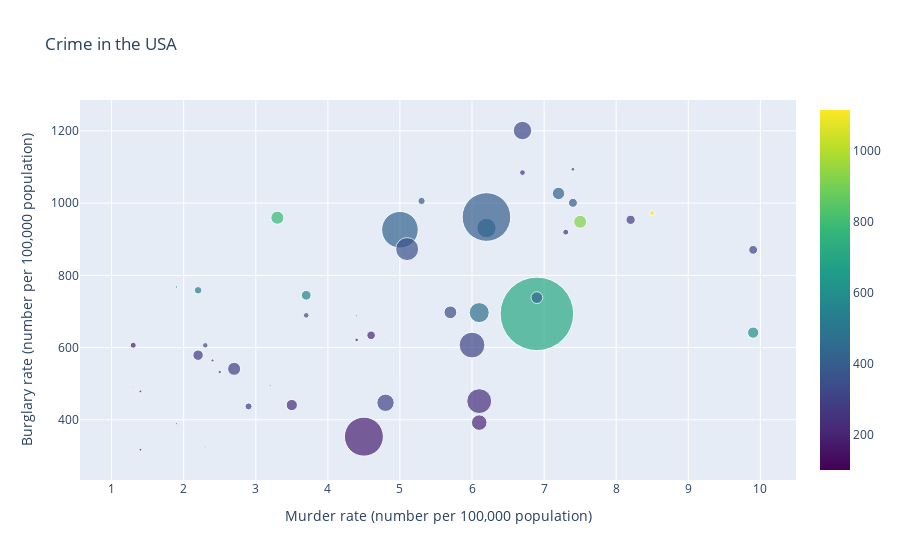

The notebook cell this image was saved under:
### Code cell
trace0 = go.Scatter(x = crimes['murder'],
                    y = crimes['burglary'],
                    mode = 'markers', # график рассеяния
                    text = crimes['state'],
                    hovertemplate = '<b>%{text}</b><br>' +
                                    '<b>Murder Rate:</b> %{x}<br>' + 
                                    '<b>Burglary Rate:</b> %{y}<br>' +
                                    '<b>Motor Vehicle Theft Rate:</b> %{marker.color}',
                    marker = dict(size = crimes['population'] / 500000,
                                  opacity = 0.7,
                                  color = crimes['motor_vehicle_theft'],
                                  colorscale = 'Viridis',
                                  showscale = True)
                   ) 

layout = go.Layout(
    title = 'Crime in the USA',
    xaxis = dict(
        title = 'Murder rate (number per 100,000 population)',
        gridwidth = 1,
    ),
    yaxis =dict(
        title = 'Burglary rate (number per 100,000 population)',
        gridwidth = 1,
    ))

fig = go.Figure(data=trace0, layout=layout)
fig.show()

### Figure 1 — Plotly figure (JSON) as saved in the notebook; plotly's stock layout.template omitted (floating-point values rounded to 4 significant figures)
{"data": [{"hovertemplate": "<b>%{text}</b><br><b>Murder Rate:</b> %{x}<br><b>Burglary Rate:</b> %{y}<br><b>Motor Vehicle Theft Rate:</b> %{marker.color}", "marker": {"color": [288.3, 391, 924.4, 262.1, 712.8, 559.5, 296.8, 278.5, 423.3, 490.2, 716.4, 201.8, 308.6, 346.7, 184.6, 339.6, 210.8, 318.1, 102, 608.4, 295.1, 476.5, 278.2, 256.5, 443.1, 210.7, 316.5, 1115.0, 102.1, 317.5, 414.5, 185.6, 327.8, 166, 360.9, 391.8, 529, 236.5, 408.7, 384.4, 108.4, 420.6, 408.7, 343.9, 102.9, 211.1, 783.9, 210, 226.6, 145.1], "colorscale": [[0, "#440154"], [0.1111, "#482878"], [0.2222, "#3e4989"], [0.3333, "#31688e"], [0.4444, "#26828e"], [0.5556, "#1f9e89"], [0.6667, "#35b779"], [0.7778, "#6ece58"], [0.8889, "#b5de2b"], [1, "#fde725"]], "opacity": 0.7, "showscale": true, "size": [9.256, 1.373, 13.0, 5.711, 73.51, 9.723, 7.003, 1.746, 36.66, 19.37, 2.576, 3.048, 25.8, 12.75, 6.005, 5.604, 8.538, 8.822, 2.633, 11.27, 13.0, 20.01, 10.44, 5.877, 11.82, 1.935, 3.567, 5.2, 2.632, 17.37, 3.969, 38.98, 18.44, 1.283, 22.97, 7.285, 7.58, 24.9, 2.102, 8.96, 1.608, 12.43, 48.65, 5.473, 1.243, 15.54, 13.1, 3.629, 11.26, 1.065]}, "mode": "markers", "text": ["Alabama ", "Alaska ", "Arizona ", "Arkansas", "California ", "Colorado ", "Connecticut ", "Delaware ", "Florida ", "Georgia ", "Hawaii ", "Idaho ", "Illinois ", "Indiana ", "Iowa ", "Kansas  ", "Kentucky  ", "Louisiana ", "Maine ", "Maryland ", "Massachusetts", "Michigan", "Minnesota ", "Mississippi ", "Missouri ", "Montana  ", "Nebraska ", "Nevada ", "New Hampshire ", "New Jersey", "New Mexico ", "New York", "North Carolina ", "North Dakota ", "Ohio ", "Oklahoma ", "Oregon ", "Pennsylvania", "Rhode Island ", "South Carolina ", "South Dakota ", "Tennessee ", "Texas ", "Utah", "Vermont ", "Virginia ", "Washington ", "West Virginia ", "Wisconsin ", "Wyoming "], "type": "scatter", "x": [8.2, 4.8, 7.5, 6.7, 6.9, 3.7, 2.9, 4.4, 5, 6.2, 1.9, 2.4, 6, 5.7, 1.3, 3.7, 4.6, 9.9, 1.4, 9.9, 2.7, 6.1, 2.2, 7.3, 6.9, 1.9, 2.5, 8.5, 1.4, 4.8, 7.4, 4.5, 6.7, 1.1, 5.1, 5.3, 2.2, 6.1, 3.2, 7.4, 2.3, 7.2, 6.2, 2.3, 1.3, 6.1, 3.3, 4.4, 3.5, 2.7], "y": [953.8, 622.5, 948.4, 1085.0, 693.3, 744.8, 437.1, 688.9, 926.3, 931, 767.9, 564.4, 606.9, 697.6, 606.4, 689.2, 634, 870.6, 478.5, 641.4, 541.1, 696.8, 578.9, 919.7, 738.3, 389.2, 532.4, 972.4, 317, 447.1, 1094.0, 353.3, 1201.0, 311.9, 872.8, 1006, 758.6, 451.6, 494.2, 1001.0, 324.4, 1027.0, 961.6, 606.2, 491.8, 392.1, 959.7, 621.2, 440.8, 476.3]}], "layout": {"autosize": true, "title": {"text": "Crime in the USA"}, "xaxis": {"autorange": true, "gridwidth": 1, "range": [0.5787, 10.46], "title": {"text": "Murder rate (number per 100,000 population)"}, "type": "linear"}, "yaxis": {"autorange": true, "gridwidth": 1, "range": [198.3, 1304.0], "title": {"text": "Burglary rate (number per 100,000 population)"}, "type": "linear"}}}
